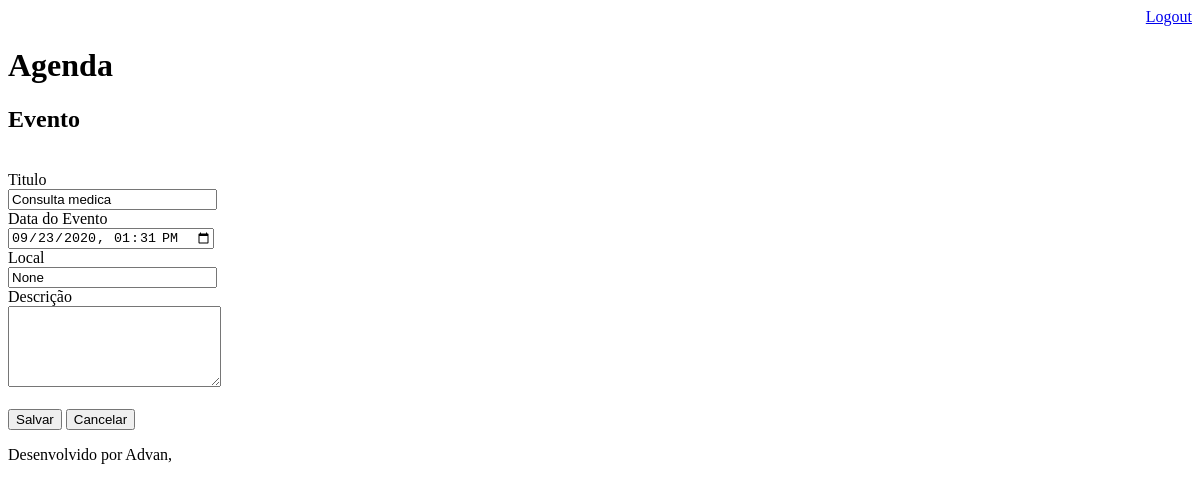
The page /agenda/evento/?id=4 (signed in) on the database as committed earlier.
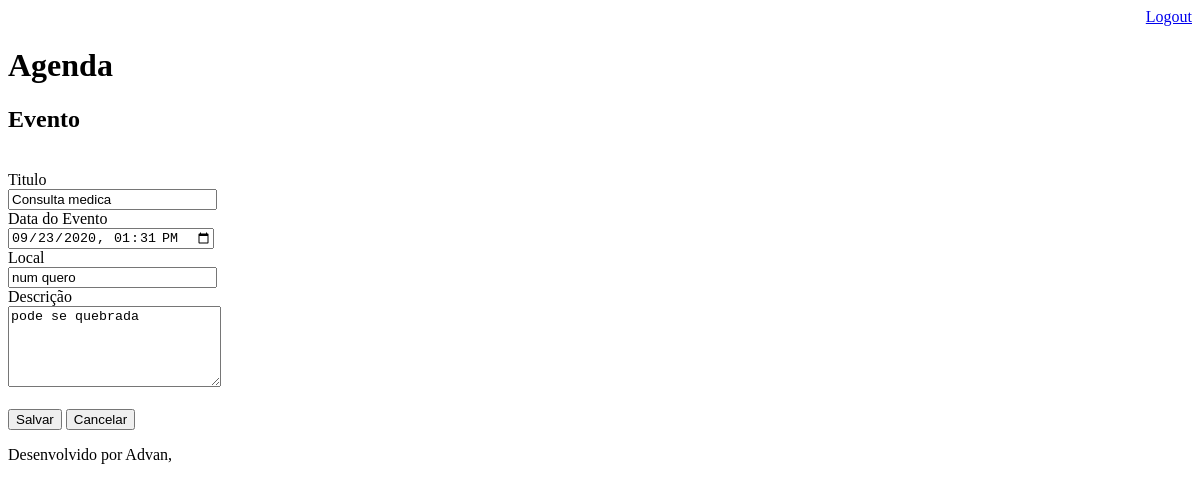
The same page on the database as committed later.
### core/models.py (models this page shows, shortened)
class Evento(models.Model):
    titulo = models.CharField(max_length=100)
    descricao = models.TextField(blank=True, null=True)
    data_evento = models.DateTimeField()
    data_criacao = models.DateTimeField(auto_now=True)
    usuario = models.ForeignKey(User, on_delete=models.CASCADE)
    local = models.TextField(blank=True, null=True)
    class Meta:
        db_table = 'EVENTO'
    def get_data_input_evento(self):
        return self.data_evento.strftime('%Y-%m-%dT%H:%M')

### core/views.py (the view)
# urls.py: path('agenda/evento/', views.evento),
@login_required(login_url='/login/')
def evento(request):
    id_evento = request.GET.get('id')
    dados = {}
    if id_evento:
        dados['evento'] = Evento.objects.get(id=id_evento)
    return render(request,'evento.html', dados)

### templates/evento.html (shortened to what this page needs)
{% extends "model-page.html" %}
{% block content %}
<h2>Evento</h2>
<br>
<form action="submit" method="post"> {% csrf_token %}
    <label>Titulo</label>
    <br>
    <input type="text" name="titulo" size="23" value="{{ evento.titulo }}">
    <br>
    <label>Data do Evento</label>
    <br>
    <input type="datetime-local" name="data_evento" size="23" value="{{ evento.get_data_input_evento }}">
    <br>
    <label>Local</label>
    <br>
    <input type="text" name="local" size="23" value="{{ evento.local }}">
    <br>
    <label>Descrição</label>
    <br>
    <textarea name="descricao" rows="5" cols="24">{{ evento.descricao }}</textarea>
    <br>
    <br>
    <button type="submit">Salvar</button>
    <a href="/">
        <button type="button">Cancelar</button>
    </a>
</form>
{% endblock %}

Rows that differ between the two databases and show on the page:
changed Evento "Consulta medica": local "None" → "num quero"; descricao (not shown) → "pode se quebrada"
